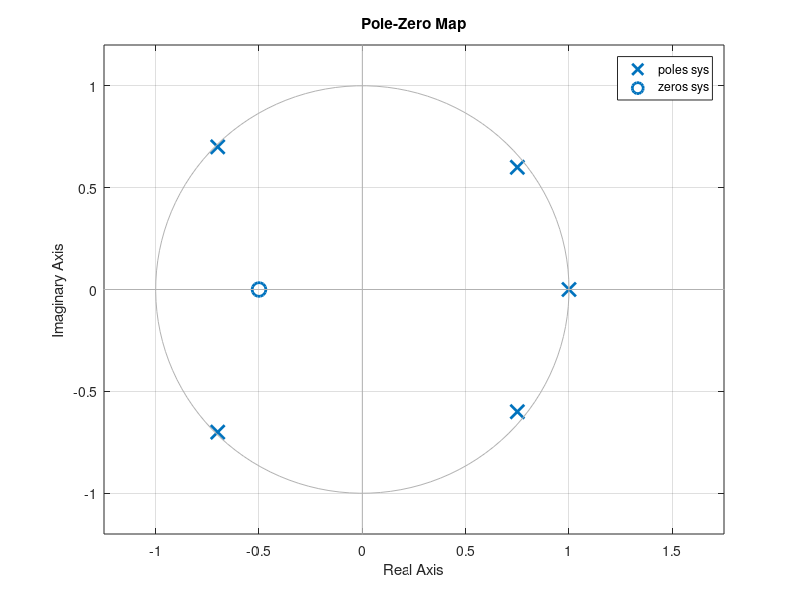
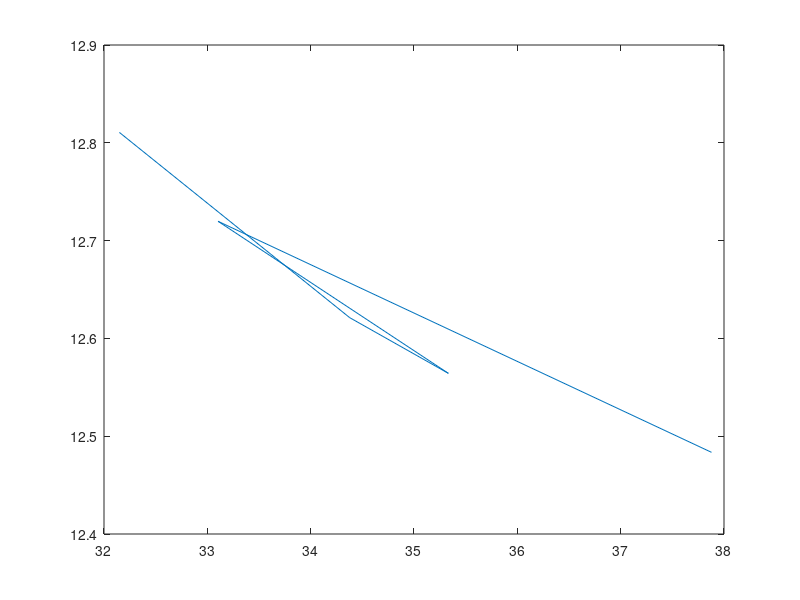

Reproduce these figures in MATLAB, in order. (Note: this script raises an error after producing the figures.)
disp('Question 2 is running ...');
%% global variables or settings
A = [1 -1.1 -0.0975 0.019 1.0825 -0.904];
B = [1 0.5];

sys = tf(B,A,1);
% sys = zpk(B,A,1);
pzmap(sys)
% model = arima('Constant',0,'AR',{1.1,0.0975,-0.019,-1.0825,0.904},'MA',{0.5},'Variance',1);
%% A
[h,w] = freqz(B,A,'whole',2001);
figure
plot(w/pi,20*log10(abs(h)))
ax = gca;
% ax.YLim = [-100 20];
ax.XTick = 0:.2:2;
% ax.XTick = [0 0.2148 0.75 1.7852 1.25 2];

xlabel('Normalized Frequency (\times\pi rad/sample)')
ylabel('Magnitude (dB)')
% armax(data,

%% B
Num = 10000;
U = wgn(1,Num,1);
% hist(U(1,:))
Y = filter(B,A, U);
figure;
plot(Y);

%% C
% close all; 
data = iddata(Y');
% sys0 = idpoly(A,B);

[r,lg] = xcorr(Y,'biased');
r(lg<0) = [];

Error = []; AIC = [];
for i = 1:10
    [a,e] = levinson(r,i);
    Error = [Error, e];
    sys = ar(data,i);
    aic_raw = aic(sys,'aic');
    AIC = [AIC, aic_raw];
end
figure;
plot(Error)
title("levinson")
figure;
plot(AIC)
title("AIC")
% [a,e] = levinson(r,n);

%% D
% sys = ar(data,5);
[Pxx,w_D] = pyulear(Y,5);
figure;hold on
plot(w(1:1000)/pi,20*log10(abs(h(1:1000))))
plot(w_D/pi,10*log10(Pxx))
legend('True Power Spectral Density','pyulear PSD Estimate')

%% E


%% F